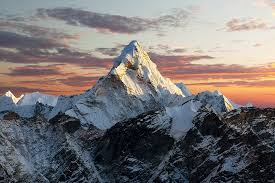
#> input picture image_reading_and_writing/mountain.jpeg, 275 x 183 px
$ jupyter execute reading_and_writing.ipynb
#> lines starting #> are read from the running program, lines starting #| are printed output that depends on the picture
[cell 1]
# !pip install opencv-python
# !pip install ipykernel

[cell 2]
import cv2

[cell 3]
#Read the image
image = cv2.imread("./mountain.jpeg")
#> image is the input picture: shape (183, 275, 3); mean B, G, R 115, 115.1, 119.7

[cell 4]
## check if image is loaded successfully
if image is None:
    print("Error : Could not load the image")
else:
    print("Image loaded successfully")

[cell 5]
# Display the image
cv2.imshow("Image windows",image)  ##Displays the window
cv2.waitKey(0)  ##Waits for a key to be pressed
cv2.destroyAllWindows()  ##Destroys all windows once the key is pressed

[cell 6]
# Write the image

image_new=image + 30
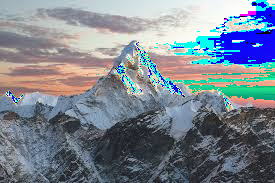
#> image_new: shape (183, 275, 3); mean B, G, R 144.6, 132.8, 123.1
cv2.imwrite("./output.jpeg", image_new)
#> Out = True
